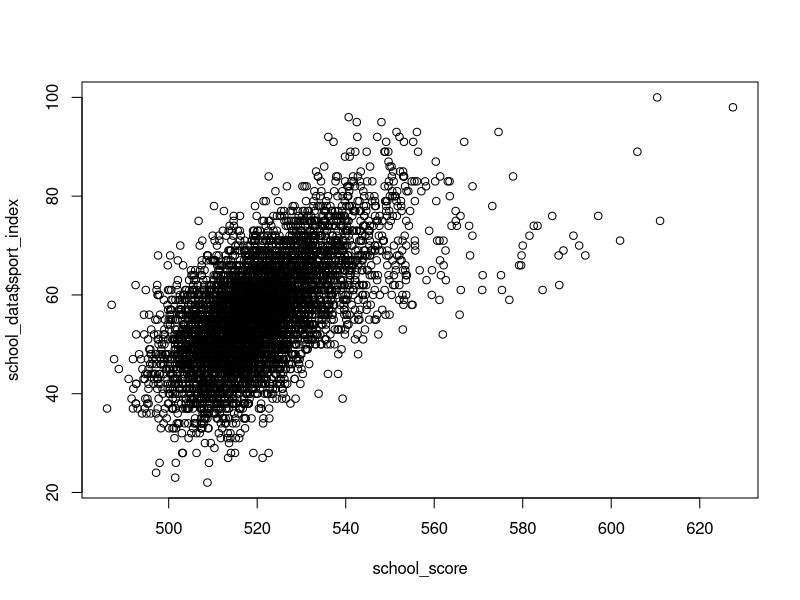
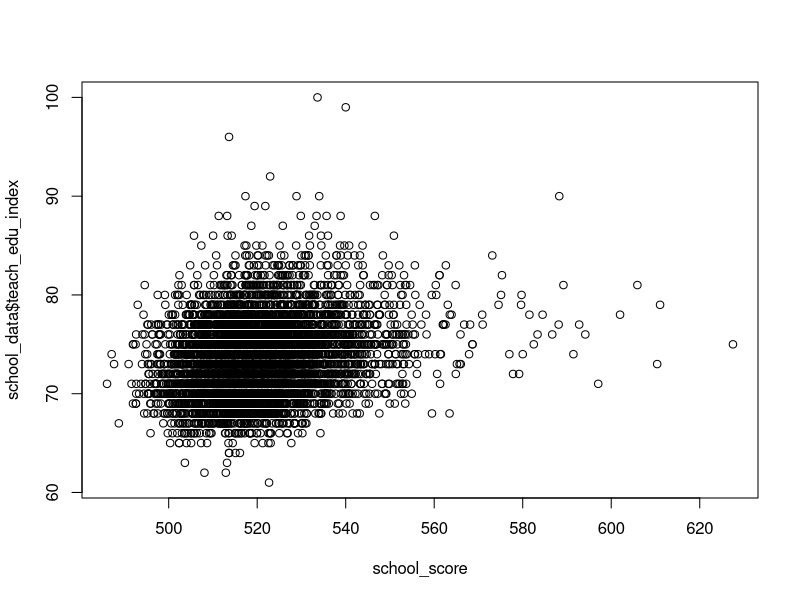
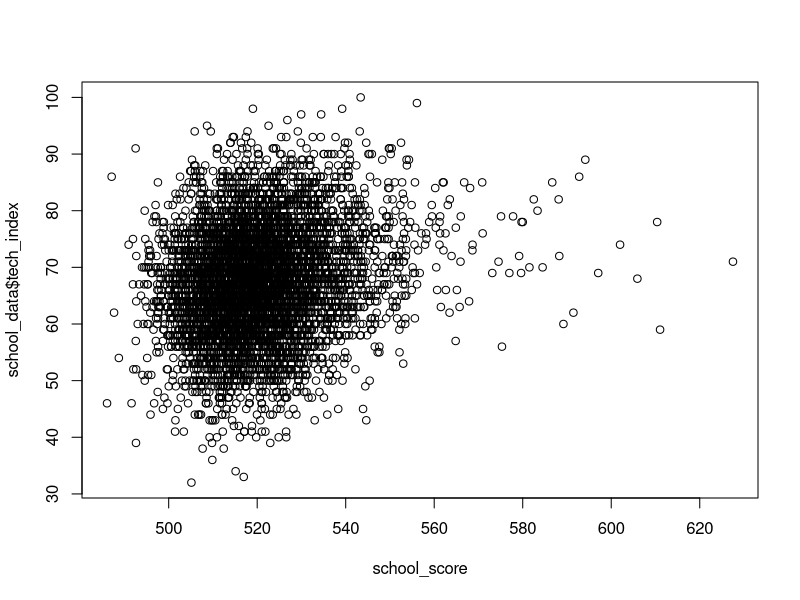
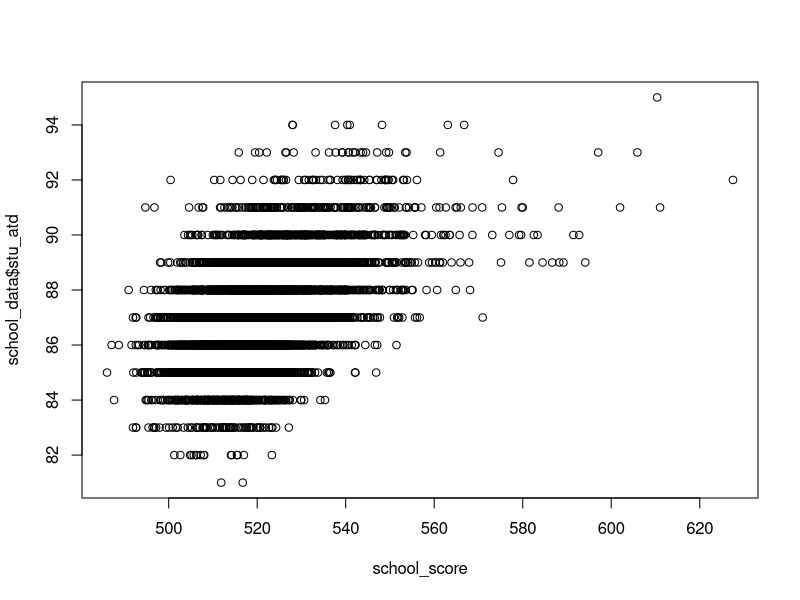
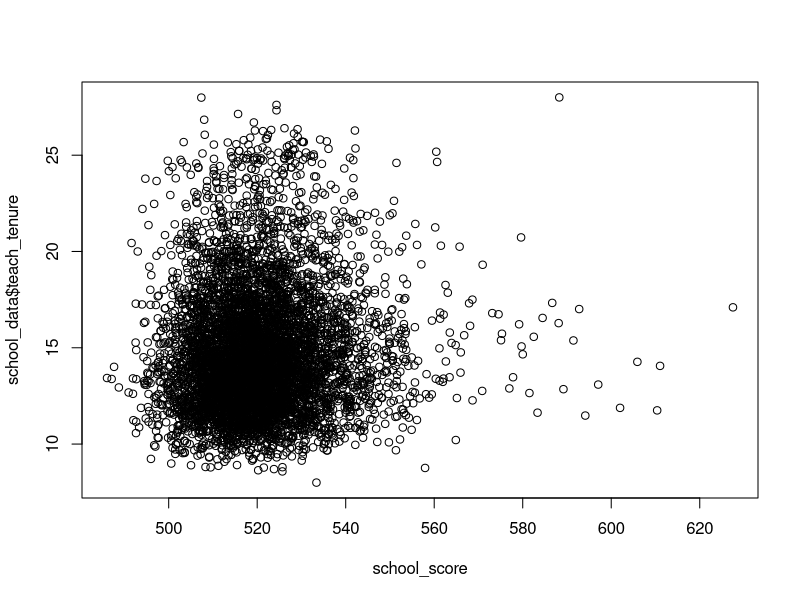

R code for these plots, in order:
library(readxl)
library(dplyr)

metrics_data = read_excel("school_metrics_2023.xlsx", sheet = 2)
numeracy_data = read.csv("2023NAPLAN_scores_yr5.csv")
school_data = inner_join(metrics_data, numeracy_data, by = "ACARA.SML.ID") # cleans data
summary(school_data)
school_score = school_data$NAPLAN

# Sports Index
cor(school_score, school_data$sport_index)
plot(school_score, school_data$sport_index) # Positive linear relationship, high-leverage points?

# Teach Educational Index
cor(school_score, school_data$teach_edu_index)
plot(school_score, school_data$teach_edu_index) # still high-leverage points, not much of relationship

# Tech Index
cor(school_score, school_data$tech_index)
plot(school_score, school_data$tech_index) # almost no relationship

# Student Attendance
cor(school_score, school_data$stu_atd)
plot(school_score, school_data$stu_atd) # Generally positive linear relationship

# Teaching Tenure
cor(school_score, school_data$teach_tenure)
plot(school_score, school_data$teach_tenure) # almost no relationship

lin_model <- lm(NAPLAN ~ sport_index + teach_edu_index + tech_index + stu_atd + teach_tenure, data = school_data)
summary(lin_model) # Sport, teach_edu, student attendance and teach tenure are considered significant, largest impact is attendance and sport index
